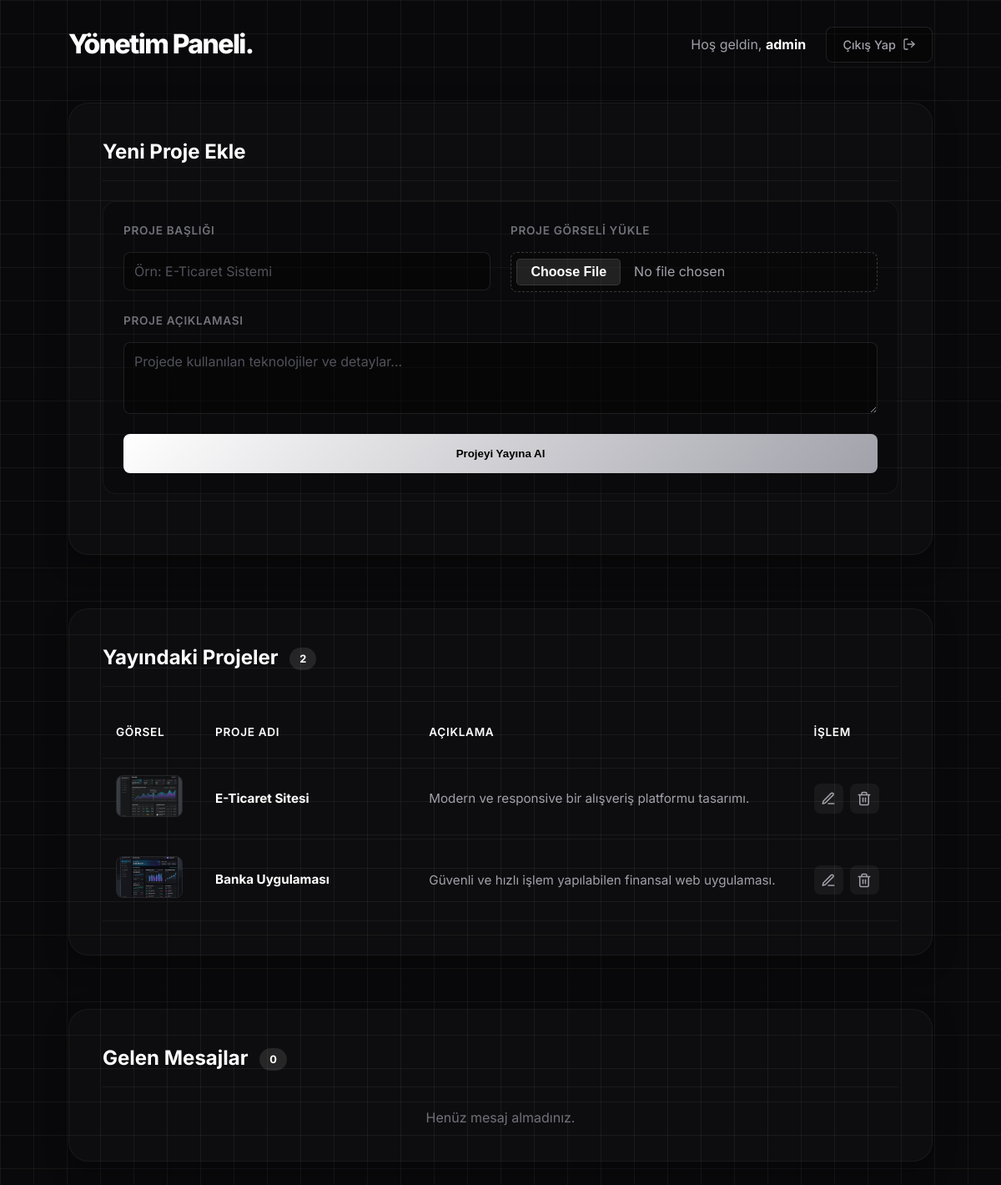
Page /admin.php (signed in) on the committed database.
### tables this page shows
CREATE TABLE IF NOT EXISTS projects (
    id INT AUTO_INCREMENT PRIMARY KEY,
    title VARCHAR(100) NOT NULL,
    description TEXT NOT NULL,
    image_url VARCHAR(255) DEFAULT NULL,
    project_url VARCHAR(255) DEFAULT NULL,
    created_at TIMESTAMP DEFAULT CURRENT_TIMESTAMP
);

### admin.php (the view, shortened to what this page needs)
<?php
require_once 'includes/db.php';
$messages = $db->query("SELECT * FROM messages ORDER BY created_at DESC")->fetchAll();
$projects = $db->query("SELECT * FROM projects ORDER BY created_at DESC")->fetchAll();
include_once 'includes/admin_header.php';
?>
<div class="admin-section">
    <h3>Yeni Proje Ekle</h3>
    <form method="POST" action="" enctype="multipart/form-data" class="add-form">
        <div class="form-group">
            <label>Proje Başlığı</label>
            <input type="text" name="title" required placeholder="Örn: E-Ticaret Sistemi">
        </div>
        <div class="form-group">
            <label>Proje Görseli Yükle</label>
            <input type="file" name="project_image" accept="image/*">
        </div>
        <div class="form-group" style="grid-column: span 2;">
            <label>Proje Açıklaması</label>
            <textarea name="description" rows="3" required placeholder="Projede kullanılan teknolojiler ve detaylar..."></textarea>
        </div>
        <button type="submit" class="btn-add">Projeyi Yayına Al</button>
    </form>
</div>
<div class="admin-section">
    <h3>Yayındaki Projeler <span class="badge"><?= count($projects) ?></span></h3>
    <?php if(count($projects) > 0): ?>
        <table>
            <thead>
                <tr>
                    <th style="width: 10%;">Görsel</th>
                    <th style="width: 25%;">Proje Adı</th>
                    <th style="width: 45%;">Açıklama</th>
                    <th style="width: 10%;">İşlem</th>
                </tr>
            </thead>
            <tbody>
                <?php foreach($projects as $proj): ?>
                    <tr>
                        <td><img src="assets/images/<?= htmlspecialchars($proj['image_url']) ?>" style="width: 80px; height: 50px; object-fit: cover; border-radius: 0.5rem; border: 1px solid rgba(255,255,255,0.1);"></td>
                        <td><strong style="color: #fff;"><?= htmlspecialchars($proj['title']) ?></strong></td>
                        <td style="line-height: 1.6;"><?= htmlspecialchars($proj['description']) ?></td>
                        <td>
                            <div class="action-btns">
                                <?php
                                    $editData = htmlspecialchars(json_encode([
                                        'id' => $proj['id'],
                                        'title' => $proj['title'],
                                        'description' => $proj['description'],
                                        'project_url' => $proj['project_url']
                                    ]), ENT_QUOTES, 'UTF-8');
                                ?>
                                <a href="#" class="btn-action edit" onclick="openEditModal('<?= $editData ?>'); return false;">
                                    <svg xmlns="http://www.w3.org/2000/svg" viewBox="0 0 24 24" fill="none" stroke="currentColor" stroke-width="2" stroke-linecap="round" stroke-linejoin="round"><path d="M12 20h9"></path><path d="M16.5 3.5a2.121 2.121 0 0 1 3 3L7 19l-4 1 1-4L16.5 3.5z"></path></svg>
                                </a>
                                <a href="#" class="btn-action delete" onclick="openDeleteModal('admin.php?delete_proj=<?= $proj['id'] ?>'); return false;">
                                </a>
                            </div>
                        </td>
                    </tr>
                <?php endforeach; ?>
            </tbody>
        </table>
    <?php else: ?>
        <p style="color: #71717a; text-align: center;">Henüz eklenmiş proje yok.</p>
    <?php endif; ?>
</div>
<div class="admin-section">
    <h3>Gelen Mesajlar <span class="badge"><?= count($messages) ?></span></h3>
    <?php if(count($messages) > 0): ?>
        <table>
            <thead>
                <tr>
                    <th style="width: 15%;">Tarih</th>
                    <th style="width: 20%;">İsim Soyisim</th>
                    <th style="width: 25%;">E-Posta</th>
                    <th style="width: 30%;">Mesaj</th>
                    <th style="width: 10%;">İşlem</th>
                </tr>
            </thead>
            <tbody>
                <?php foreach($messages as $msg): ?>
                    <tr>
                        <td><?= date('d.m.Y H:i', strtotime($msg['created_at'])) ?></td>
                        <td><strong style="color: #fff;"><?= htmlspecialchars($msg['name']) ?></strong></td>
                        <td><a href="mailto:<?= htmlspecialchars($msg['email']) ?>" style="color: #60a5fa; text-decoration: none;"><?= htmlspecialchars($msg['email']) ?></a></td>
                        <td style="line-height: 1.6;"><?= nl2br(htmlspecialchars($msg['message'])) ?></td>
                        <td>
                            <div class="action-btns">
                                <?php
                                    $jsData = htmlspecialchars(json_encode([
                                        'name' => $msg['name'],
                                        'email' => $msg['email'],
                                        'message' => $msg['message']
                                    ]), ENT_QUOTES, 'UTF-8');
                                ?>
                                <a href="#" class="btn-action view" onclick="openModalFromJSON('<?= $jsData ?>'); return false;">
                                    <svg xmlns="http://www.w3.org/2000/svg" viewBox="0 0 24 24" fill="none" stroke="currentColor" stroke-width="2" stroke-linecap="round" stroke-linejoin="round"><path d="M1 12s4-8 11-8 11 8 11 8-4 8-11 8-11-8-11-8z"></path><circle cx="12" cy="12" r="3"></circle></svg>
                                </a>
                                <a href="#" class="btn-action delete" onclick="openDeleteModal('admin.php?delete_msg=<?= $msg['id'] ?>'); return false;">
                                    <svg xmlns="http://www.w3.org/2000/svg" viewBox="0 0 24 24" fill="none" stroke="currentColor" stroke-width="2" stroke-linecap="round" stroke-linejoin="round"><polyline points="3 6 5 6 21 6"></polyline><path d="M19 6v14a2 2 0 0 1-2 2H7a2 2 0 0 1-2-2V6m3 0V4a2 2 0 0 1 2-2h4a2 2 0 0 1 2 2v2"></path><line x1="10" y1="11" x2="10" y2="17"></line><line x1="14" y1="11" x2="14" y2="17"></line></svg>
                                </a>
                            </div>
                        </td>
                    </tr>
                <?php endforeach; ?>
            </tbody>
        </table>
    <?php else: ?>
        <p style="color: #71717a; text-align: center;">Henüz mesaj almadınız.</p>
    <?php endif; ?>
</div>
<?php
include_once 'includes/admin_footer.php';
?>

### includes/admin_header.php (shortened to what this page needs)
<!DOCTYPE html>
<html lang="tr">
<head>
    <link rel="stylesheet" href="assets/css/style.css">
    <link rel="stylesheet" href="assets/css/admin.css">
</head>
<body class="dark-mode">
    <div class="container" style="max-width: 1100px;">
        <div class="admin-header">
            <h1 class="admin-title">Yönetim Paneli.</h1>
            <div style="display: flex; align-items: center;">
                <span style="color: #a1a1aa; margin-right: 1.5rem;">Hoş geldin, <strong style="color: white;"><?= htmlspecialchars($_SESSION['admin_username']) ?></strong></span>
                <a href="logout.php" class="logout-btn">
                    Çıkış Yap
                </a>
            </div>
        </div>

### includes/admin_footer.php (shortened to what this page needs)
    </div>
</body>
</html>

### assets/css/style.css (style rules this page uses)
:root { --background: 0 0% 100%; --foreground: 240 10% 3.9%; --card: 0 0% 100%; --card-foreground: 240 10% 3.9%; --popover: 0 0% 100%; --popover-foreground: 240 10% 3.9%; --primary: 240 5.9% 10%; --primary-foreground: 0 0% 98%; --secondary: 240 4.8% 95.9%; --secondary-foreground: 240 5.9% 10%; --muted: 240 4.8% 95.9%; --muted-foreground: 240 3.8% 46.1%; --accent: 240 4.8% 95.9%; --accent-foreground: 240 5.9% 10%; --destructive: 0 84.2% 60.2%; --destructive-foreground: 0 0% 98%; --border: 240 5.9% 90%; --input: 240 5.9% 90%; --ring: 240 5.9% 10%; --radius: 0.5rem; }
.dark-mode { --background: 240 10% 3.9%; --foreground: 0 0% 98%; --card: 240 10% 3.9%; --card-foreground: 0 0% 98%; --popover: 240 10% 3.9%; --popover-foreground: 0 0% 98%; --primary: 0 0% 98%; --primary-foreground: 240 5.9% 10%; --secondary: 240 3.7% 15.9%; --secondary-foreground: 0 0% 98%; --muted: 240 3.7% 15.9%; --muted-foreground: 240 5% 64.9%; --accent: 240 3.7% 15.9%; --accent-foreground: 0 0% 98%; --destructive: 0 62.8% 30.6%; --destructive-foreground: 0 0% 98%; --border: 240 3.7% 15.9%; --input: 240 3.7% 15.9%; --ring: 240 4.9% 83.9%; }
html { scroll-behavior: smooth; scroll-padding-top: 6rem; }
* { box-sizing: border-box; border: 0 solid hsl(var(--border)); margin: 0; padding: 0; }
body { font-family: 'Inter', ui-sans-serif, system-ui, -apple-system, sans-serif; background-color: #09090b; color: hsl(var(--foreground)); line-height: 1.5; -webkit-font-smoothing: antialiased; background-image: linear-gradient(to right, rgba(255, 255, 255, 0.05) 1px, transparent 1px), linear-gradient(to bottom, rgba(255, 255, 255, 0.05) 1px, transparent 1px); background-size: 40px 40px; }
.container { width: 100%; max-width: 1200px; margin: 0 auto; padding: 0 2rem; }
.form-group { display: flex; flex-direction: column; gap: 0.5rem; }
.form-group label { font-size: 0.85rem; font-weight: 600; text-transform: uppercase; letter-spacing: 0.05em; color: #71717a; }
.form-group input, .form-group textarea { width: 100%; background-color: rgba(0, 0, 0, 0.3); border: 1px solid rgba(255, 255, 255, 0.1); padding: 1rem; border-radius: 0.5rem; color: #ffffff; font-size: 1rem; font-family: inherit; transition: all 0.3s; }
.form-group input::placeholder, .form-group textarea::placeholder { color: #52525b; }

### rows in the picture
projects: image_url (picture), title "E-Ticaret Sitesi", description "Modern ve responsive bir alışveriş platformu tasarımı."
projects: image_url (picture), title "Banka Uygulaması", description "Güvenli ve hızlı işlem yapılabilen finansal web uygulaması."

### other values in the picture
$_SESSION['admin_username'] "admin"
count($projects) "2"
count($messages) "0"
